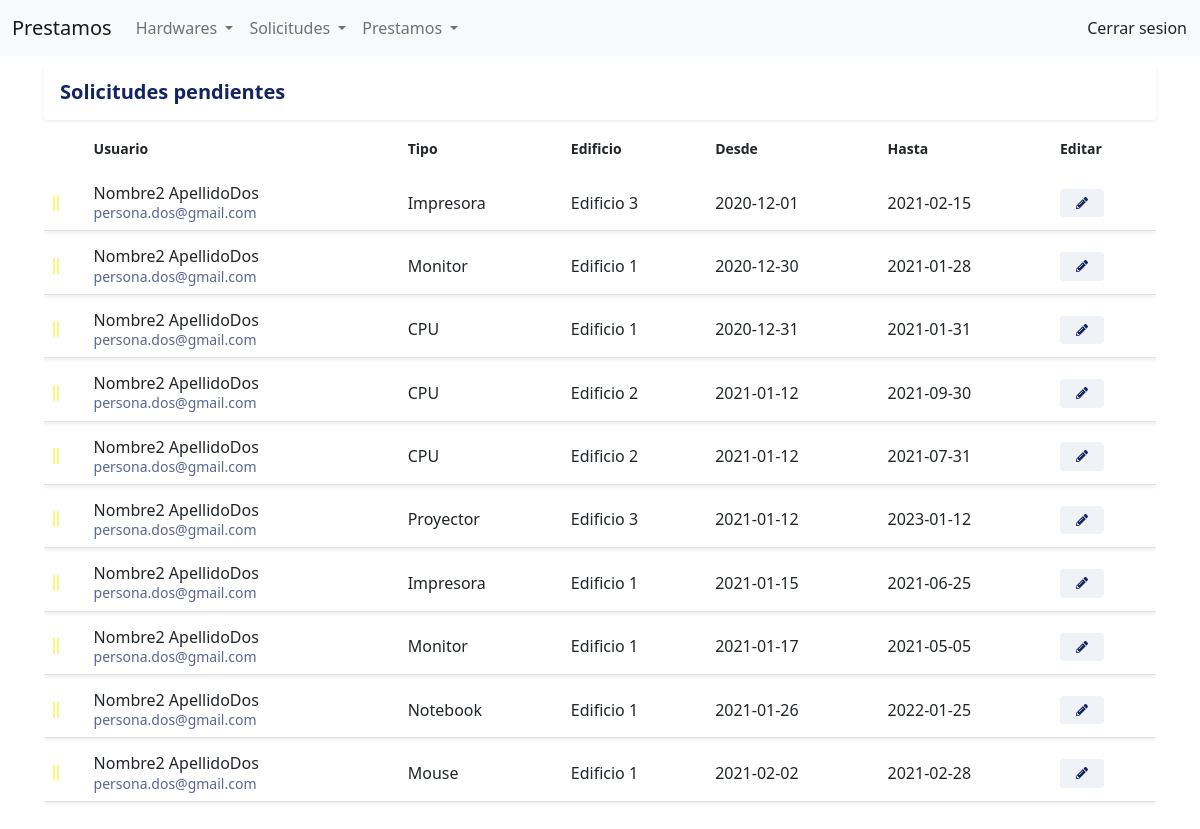
The page /solicitud/pendientes on the database its author committed.
### tables this page shows
CREATE TABLE IF NOT EXISTS solicitudes
( 
    id_solicitud INT AUTO_INCREMENT PRIMARY KEY NOT NULL, 
    id_tipo_hardware INT NOT NULL,
    id_usuario INT NOT NULL,
    id_edificio INT NOT NULL ,
    fecha_desde DATE NOT NULL,
    fecha_hasta DATE NOT NULL,
    motivo_solicitud VARCHAR(1024) NOT NULL,
    motivo_aprobacion VARCHAR(1024),
    created_at TIMESTAMP DEFAULT CURRENT_TIMESTAMP,
    updated_at TIMESTAMP DEFAULT CURRENT_TIMESTAMP ON UPDATE CURRENT_TIMESTAMP,
    FOREIGN KEY (id_tipo_hardware) REFERENCES tipos_hardware(id_tipo_hardware),
    FOREIGN KEY (id_usuario) REFERENCES usuarios(id_usuario),
    FOREIGN KEY (id_edificio) REFERENCES edificios(id_edificio)
);

CREATE TABLE IF NOT EXISTS usuarios
( 
    id_usuario INT AUTO_INCREMENT PRIMARY KEY NOT NULL, 
    nombre VARCHAR(60) NOT NULL, 
    apellido VARCHAR(60) NOT NULL, 
    email VARCHAR(60) NOT NULL UNIQUE,
    password VARCHAR(20) NOT NULL,
    id_rol_usuario INT NOT NULL,
    created_at TIMESTAMP DEFAULT CURRENT_TIMESTAMP,
    updated_at TIMESTAMP DEFAULT CURRENT_TIMESTAMP ON UPDATE CURRENT_TIMESTAMP,
    FOREIGN KEY (id_rol_usuario) REFERENCES roles_usuario(id_rol_usuario)
);

CREATE TABLE IF NOT EXISTS tipos_hardware
(
    id_tipo_hardware INT AUTO_INCREMENT PRIMARY KEY NOT NULL,
    tipo_hardware VARCHAR(40) NOT NULL UNIQUE,
    created_at TIMESTAMP DEFAULT CURRENT_TIMESTAMP,
    updated_at TIMESTAMP DEFAULT CURRENT_TIMESTAMP ON UPDATE CURRENT_TIMESTAMP
);

CREATE TABLE IF NOT EXISTS edificios
( 
    id_edificio INT AUTO_INCREMENT PRIMARY KEY NOT NULL, 
    edificio VARCHAR(60) NOT NULL UNIQUE,
    created_at TIMESTAMP DEFAULT CURRENT_TIMESTAMP,
    updated_at TIMESTAMP DEFAULT CURRENT_TIMESTAMP ON UPDATE CURRENT_TIMESTAMP
);

### index.php (called while the page is built, shortened)
<?php
    require_once "config/database.php";
    include_once "views/layouts/header.php";
    include_once "views/layouts/navbar.php";
    include_once "views/layouts/main.php";
    include_once "views/layouts/footer.php";
?>

### controllers/solicitudController.php (called while the page is built, shortened)
<?php
require_once 'models/solicitudModel.php';
class SolicitudController{
    public function pendientes() {
        $solicitud = new SolicitudModel();
        $solicitudes = $solicitud->getAll();
        $solicitud->setEncabezado('pendientes');
        $estado = 3;
        require_once 'views/solicitud/listado.php';
    }
}

### config/database.php (called while the page is built)
<?php
class Database {
    public static function connect(){
        $db = new mysqli('localhost', 'root', '', 'prestamos');
        $db->query ("SET NAMES 'utf-8'");
        return $db;
    }
}

### models/solicitudModel.php (called while the page is built, shortened)
<?php
    class SolicitudModel{
            private $db;
            private $encabezado;
        public function __construct() {
            $this->db = Database::connect();
        }
        public function getEncabezado() {
            return $this->encabezado;
        }
        public function setEncabezado($encabezado) {
            $this->encabezado = $encabezado;
        }
        public function getAll() {
            $hardwares = $this->db->query(
            "SELECT
                solicitudes.id_solicitud,
                tipos_hardware.tipo_hardware,
                usuarios.nombre,
                usuarios.apellido,
                usuarios.email,
                edificios.edificio,
                solicitudes.fecha_desde,
                solicitudes.fecha_hasta
                FROM
                    solicitudes
                INNER JOIN tipos_hardware ON solicitudes.id_tipo_hardware = tipos_hardware.id_tipo_hardware
                INNER JOIN usuarios ON solicitudes.id_usuario  = usuarios.id_usuario
                INNER JOIN edificios ON solicitudes.id_edificio = edificios.id_edificio
                GROUP BY solicitudes.id_solicitud
                ORDER BY solicitudes.fecha_desde;
            ");
            return $hardwares;
    }
    }

### models/solicitudEstadoSolicitudModel.php (called while the page is built, shortened)
<?php
class SolicitudEstadoSolicitudModel{
    private $db;
    public function __construct() {
        $this->db = Database::connect();
    }
    public function getUltimoEstado($id) {
        $ultimoEstado = $this->db->query(
        "SELECT
            solicitudes_estados_solicitud.id_solicitud_estado_solicitud,
            solicitudes_estados_solicitud.id_solicitud,
            solicitudes_estados_solicitud.created_at,
            solicitudes_estados_solicitud.id_estado_solicitud
        FROM
            solicitudes_estados_solicitud
        INNER JOIN
            ( SELECT id_solicitud, MAX(created_at) fecha_max
                FROM solicitudes_estados_solicitud
                GROUP BY id_solicitud ) resultado
            ON solicitudes_estados_solicitud.id_solicitud = resultado.id_solicitud
                AND solicitudes_estados_solicitud.created_at = resultado.fecha_max
                WHERE solicitudes_estados_solicitud.id_solicitud = $id
        GROUP BY solicitudes_estados_solicitud.id_solicitud
        ORDER BY solicitudes_estados_solicitud.id_solicitud
        ");
        $dato1 = $ultimoEstado->fetch_object();
        return $dato1;
    }
}

### views/solicitud/listado.php (the view, shortened to what this page needs)
<?php
    require_once 'models/solicitudEstadoSolicitudModel.php';
    $solicitudEstadoSolicitud = new SolicitudEstadoSolicitudModel();
?>
<div class="row">
    <div class="col align-middle">
        <div class="card d-inline-block border-0 shadow-sm shadow-hover w-100">
            <div class="card-body d-flex justify-content-between align-items-center">
                <h5 class="mb-0"> Solicitudes <?= $solicitud->getEncabezado()?></h5>
			</div>
        </div>
    </div>
</div>
<div class="row">
    <div class="col">
        <div class="table-responsive">
            <table class="table table-hover">
                <thead class="thead-light">
                    <tr>
                        <th scope="col"><small class="font-weight-bold"><small></th>
                        <th scope="col"><small class="font-weight-bold">Usuario<small></th>
                        <th scope="col"><small class="font-weight-bold">Tipo<small></th>
                        <th scope="col"><small class="font-weight-bold">Edificio<small></th>
                        <th scope="col"><small class="font-weight-bold">Desde<small></th>
                        <th scope="col"><small class="font-weight-bold">Hasta<small></th>
                        <th scope="col"><small class="font-weight-bold">Editar<small></th>
                    </tr>
                </thead>
                <tbody>
                    <?php while($dato = $solicitudes->fetch_object()): ?>
                    <?php  $ultimo = $solicitudEstadoSolicitud->getUltimoEstado($dato->id_solicitud);
                        if($ultimo->id_estado_solicitud == $estado) {
                    ?>
                        <tr class="shadow-sm">
                        <td class="align-middle">
                                <i class="fas fa-grip-lines-vertical"
                                    <?php
                                        switch ($estado) {
                                            case 3:
                                                echo 'style="color:rgba(244, 244, 0, 0.5)"';
                                                break;
                                        }
                                    ?>
                                > </i>
                            </td>
                            <td><span class="d-block"><?= $dato->nombre; ?> <?= $dato->apellido; ?></span><small class="text-muted"><?= $dato->email; ?></small>
                            </td>
                            <td class="align-middle"><span><?= $dato->tipo_hardware; ?></span></td>
                            <td class="align-middle"><span><?= $dato->edificio; ?></span></td>
                            <td class="align-middle"><span><?= $dato->fecha_desde; ?></span></td>
                            <td class="align-middle"><span><?= $dato->fecha_hasta; ?></span></td>
                            <td class="align-middle">
                                <a href = "http://localhost/prestamoHardware/solicitud/editar&id=<?=$dato->id_solicitud?>">
                                    <span class="badge badge-secondary"><i class="fas fa-pencil-alt"></i></span>
                                </a>
                            </td>
                        </tr>
                    <?php } endwhile; ?>
                </tbody>
            </table>
        </div>
    </div>
</div>

### views/layouts/header.php (shortened to what this page needs)
<!DOCTYPE html>
<html lang="es">
<head>
    <link rel="stylesheet" href="<?php echo URL ?>public/css/bootstrap.min.css" />
    <link rel="stylesheet" href="<?php echo URL ?>public/css/all.min.css" />
    <link rel="stylesheet" href="<?php echo URL ?>public/css/style.css" />
</head>
<body>

### views/layouts/navbar.php (shortened to what this page needs)
<nav class="navbar navbar-expand-lg navbar-light bg-light">
    <div class="container-fluid">
        <a class="navbar-brand" href="<?php echo URL ?>">Prestamos</a>
        <div class="collapse navbar-collapse" id="navbarSupportedContent">
        <ul class="navbar-nav me-auto mb-2 mb-lg-0">
            <li class="nav-item dropdown">
                <a class="nav-link dropdown-toggle" href="#" id="navbarDropdown" role="button" data-bs-toggle="dropdown" aria-expanded="false">
                    Hardwares
                </a>
            </li>
            <li class="nav-item dropdown">
                <a class="nav-link dropdown-toggle" href="#" id="navbarDropdown" role="button" data-bs-toggle="dropdown" aria-expanded="false">
                    Solicitudes
                </a>
            </li>
            <li class="nav-item dropdown">
                <a class="nav-link dropdown-toggle" href="#" id="navbarDropdown" role="button" data-bs-toggle="dropdown" aria-expanded="false">
                    Prestamos
                </a>
            </li>
        </ul>
            <span class="d-flex ">
                <a class="btn p-0" type="submit">Cerrar sesion</a>
            </span>
        </div>
    </div>
</nav>

### views/layouts/main.php (shortened to what this page needs)
<div class="container-fluid">
  <div class="row justify-content-center m-1 p-1">
  <?php
    if(isset($_GET['controller'])){
      $nombre_controlador = $_GET['controller'].'Controller';
    }elseif(!isset($_GET['controller']) && !isset($_GET['action'])){
      $nombre_controlador = CONTROLLER_DEFAULT;
    }else{
      show_error();
      exit();
    }
    if(class_exists($nombre_controlador)){
      $controlador = new $nombre_controlador();
      if(isset($_GET['action']) && method_exists($controlador, $_GET['action'])){
        $action = $_GET['action'];
        $controlador->$action();
      }elseif(!isset($_GET['controller']) && !isset($_GET['action'])){
        $action_default = ACTION_DEFAULT;
        $controlador->$action_default();
      }else{
        show_error();
      }
    }else{
      show_error();
    }
    ?>
  </div>
</div>

### views/layouts/footer.php (shortened to what this page needs)
</body>
</html>

### public/css/style.css (style rules this page uses)
:root { --primary: #122562; --light: #ffffff; --light-blue: #F5F6FA; --grey: #eff2f7; }
h1, h2, h3, h4, h5, h6 { color: var(--primary); font-weight: 700; }
.text-muted { color: var(--primary) !important; opacity: .7; }
.shadow-sm { box-shadow: 0 0 1.25rem rgba(11,37,75,.05); }
.shadow-hover { transition: 1s ease-in-out; }
.badge { padding: .5rem 1rem; }
.badge-secondary { background-color: var(--grey); color: var(--primary); }
table { border-collapse: separate; border-spacing: 0 .5rem; }
table thead th { border: 0 !important; }
table tbody tr { background-color: var(--light); }
table tbody td { border-top: 0 !important; line-height: 1.2; }
html { position: relative; min-height: 100%; }
body { margin-bottom: 60px; }

### rows shown on the page
solicitudes: id_usuario.nombre "Nombre2", id_usuario.apellido "ApellidoDos", id_usuario.email "persona.dos@gmail.com", id_tipo_hardware.tipo_hardware "Impresora", id_edificio.edificio "Edificio 3", fecha_desde "2020-12-01", fecha_hasta "2021-02-15"
solicitudes: id_usuario.nombre "Nombre2", id_usuario.apellido "ApellidoDos", id_usuario.email "persona.dos@gmail.com", id_tipo_hardware.tipo_hardware "Monitor", id_edificio.edificio "Edificio 1", fecha_desde "2020-12-30", fecha_hasta "2021-01-28"
solicitudes: id_usuario.nombre "Nombre2", id_usuario.apellido "ApellidoDos", id_usuario.email "persona.dos@gmail.com", id_tipo_hardware.tipo_hardware "CPU", id_edificio.edificio "Edificio 1", fecha_desde "2020-12-31", fecha_hasta "2021-01-31"
solicitudes: id_usuario.nombre "Nombre2", id_usuario.apellido "ApellidoDos", id_usuario.email "persona.dos@gmail.com", id_tipo_hardware.tipo_hardware "CPU", id_edificio.edificio "Edificio 2", fecha_desde "2021-01-12", fecha_hasta "2021-09-30"
solicitudes: id_usuario.nombre "Nombre2", id_usuario.apellido "ApellidoDos", id_usuario.email "persona.dos@gmail.com", id_tipo_hardware.tipo_hardware "CPU", id_edificio.edificio "Edificio 2", fecha_desde "2021-01-12", fecha_hasta "2021-07-31"
solicitudes: id_usuario.nombre "Nombre2", id_usuario.apellido "ApellidoDos", id_usuario.email "persona.dos@gmail.com", id_tipo_hardware.tipo_hardware "Proyector", id_edificio.edificio "Edificio 3", fecha_desde "2021-01-12", fecha_hasta "2023-01-12"
solicitudes: id_usuario.nombre "Nombre2", id_usuario.apellido "ApellidoDos", id_usuario.email "persona.dos@gmail.com", id_tipo_hardware.tipo_hardware "Impresora", id_edificio.edificio "Edificio 1", fecha_desde "2021-01-15", fecha_hasta "2021-06-25"
solicitudes: id_usuario.nombre "Nombre2", id_usuario.apellido "ApellidoDos", id_usuario.email "persona.dos@gmail.com", id_tipo_hardware.tipo_hardware "Monitor", id_edificio.edificio "Edificio 1", fecha_desde "2021-01-17", fecha_hasta "2021-05-05"
solicitudes: id_usuario.nombre "Nombre2", id_usuario.apellido "ApellidoDos", id_usuario.email "persona.dos@gmail.com", id_tipo_hardware.tipo_hardware "Notebook", id_edificio.edificio "Edificio 1", fecha_desde "2021-01-26", fecha_hasta "2022-01-25"
solicitudes: id_usuario.nombre "Nombre2", id_usuario.apellido "ApellidoDos", id_usuario.email "persona.dos@gmail.com", id_tipo_hardware.tipo_hardware "Mouse", id_edificio.edificio "Edificio 1", fecha_desde "2021-02-02", fecha_hasta "2021-02-28"

### other values the page prints
$solicitud->getEncabezado() "pendientes"
